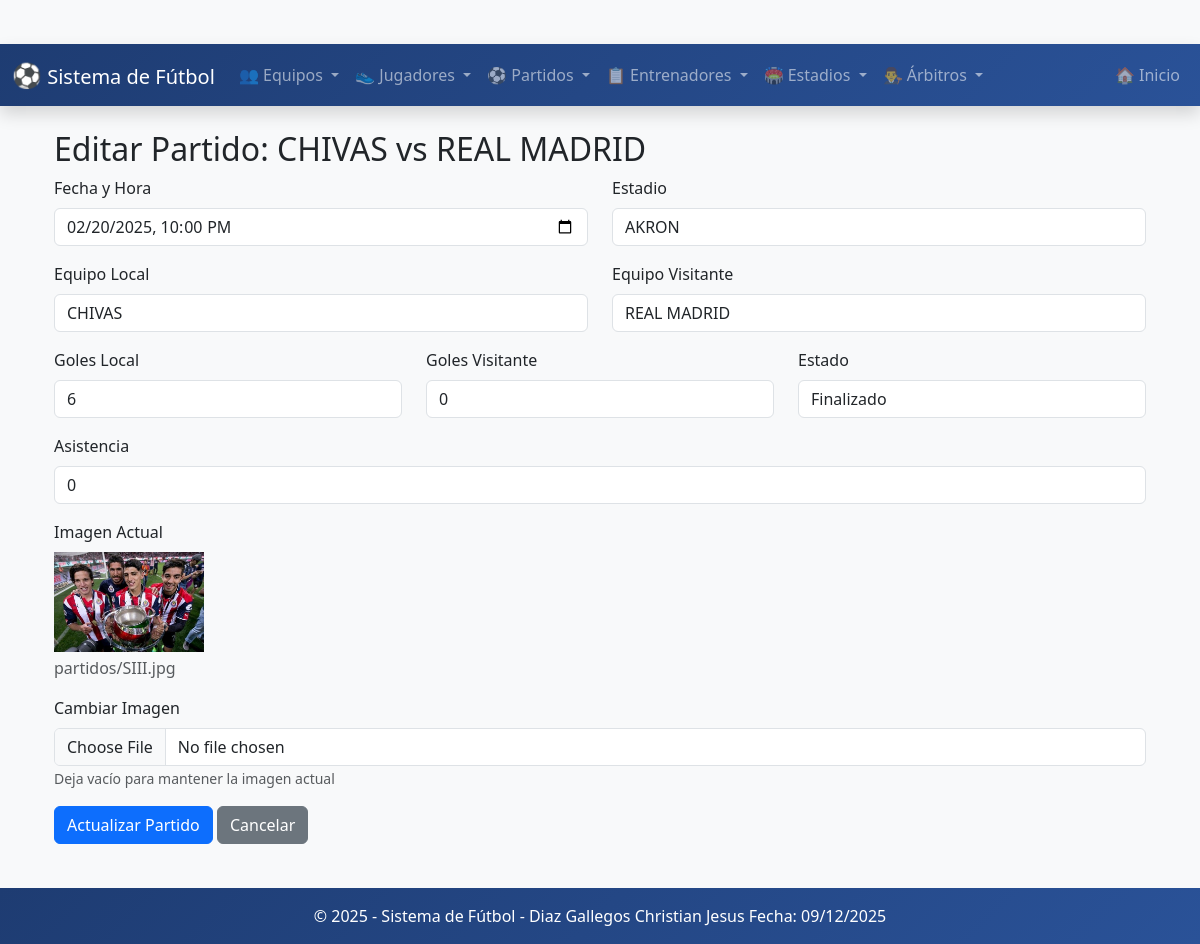
/partidos/actualizar/1/, run on the app's committed database.
### app_Futbol/models.py (models this page shows, shortened)
class Partido(models.Model):
    ESTADOS = [
        ('PEN', 'Pendiente'),
        ('JUG', 'Jugándose'),
        ('FIN', 'Finalizado'),
        ('SUS', 'Suspendido'),
    ]
    fecha = models.DateTimeField()
    estadio = models.ForeignKey(Estadio, on_delete=models.SET_NULL, null=True, related_name="partidos")
    equipo_local = models.ForeignKey(Equipo, on_delete=models.CASCADE, related_name="partidos_local")
    equipo_visitante = models.ForeignKey(Equipo, on_delete=models.CASCADE, related_name="partidos_visitante")
    goles_local = models.PositiveIntegerField(default=0)
    goles_visitante = models.PositiveIntegerField(default=0)
    estado = models.CharField(max_length=3, choices=ESTADOS, default='PEN')
    asistencia = models.PositiveIntegerField(default=0, blank=True, null=True)
    foto = models.ImageField(upload_to='partidos/', blank=True, null=True)  # ¡SIMPLIFICADO!

class Equipo(models.Model):
    nombre = models.CharField(max_length=100)
    ciudad = models.CharField(max_length=100)
    pais = models.CharField(max_length=100)
    fundacion = models.DateField()
    colores = models.CharField(max_length=100)
    presidente = models.CharField(max_length=100, blank=True, null=True)
    imagen = models.ImageField(upload_to='equipos/', blank=True, null=True)  # ¡SIMPLIFICADO!
    def __str__(self):
        return self.nombre

class Estadio(models.Model):
    nombre = models.CharField(max_length=100)
    ciudad = models.CharField(max_length=100)
    capacidad = models.PositiveIntegerField()
    año_inauguracion = models.PositiveIntegerField()
    direccion = models.TextField(blank=True, null=True)
    foto = models.ImageField(upload_to='estadios/', blank=True, null=True)  # ¡SIMPLIFICADO!
    equipo_local = models.OneToOneField(
        Equipo,
        on_delete=models.SET_NULL,
        related_name="sede_oficial",
        blank=True,
        null=True
    )

### app_Futbol/views.py (the view)
# urls.py: path('partidos/actualizar/<int:id>/', views.actualizar_partido, name='actualizar_partido'),
def actualizar_partido(request, id):
    partido = get_object_or_404(Partido, id=id)
    equipos = Equipo.objects.all()
    estadios = Estadio.objects.all()
    return render(request, 'partido/actualizar_partido.html', {
        'partido': partido,
        'equipos': equipos,
        'estadios': estadios
    })

### app_Futbol/templates/partido/actualizar_partido.html (shortened to what this page needs)
{% extends 'base.html' %}
{% block content %}
<div class="container">
    <h2>Editar Partido: {{ partido.equipo_local }} vs {{ partido.equipo_visitante }}</h2>
    <form method="POST" action="{% url 'realizar_actualizacion_partido' partido.id %}" enctype="multipart/form-data">
        <div class="row mb-3">
            <div class="col-md-6">
                <label class="form-label">Fecha y Hora</label>
                <input type="datetime-local" class="form-control" name="fecha"
                       value="{{ partido.fecha|date:'Y-m-d\TH:i' }}" required>
            </div>
            <div class="col-md-6">
                <label class="form-label">Estadio</label>
                <select class="form-control" name="estadio">
                    {% for estadio in estadios %}
                    <option value="{{ estadio.id }}" {% if partido.estadio.id == estadio.id %}selected{% endif %}>
                        {{ estadio.nombre }}
                    </option>
                    {% endfor %}
                </select>
            </div>
        </div>
        <div class="row mb-3">
            <div class="col-md-6">
                <label class="form-label">Equipo Local</label>
                <select class="form-control" name="equipo_local" required>
                    {% for equipo in equipos %}
                    <option value="{{ equipo.id }}" {% if partido.equipo_local.id == equipo.id %}selected{% endif %}>
                        {{ equipo.nombre }}
                    </option>
                    {% endfor %}
                </select>
            </div>
            <div class="col-md-6">
                <label class="form-label">Equipo Visitante</label>
                <select class="form-control" name="equipo_visitante" required>
                    {% for equipo in equipos %}
                    <option value="{{ equipo.id }}" {% if partido.equipo_visitante.id == equipo.id %}selected{% endif %}>
                        {{ equipo.nombre }}
                    </option>
                    {% endfor %}
                </select>
            </div>
        </div>
        <div class="row mb-3">
            <div class="col-md-4">
                <label class="form-label">Goles Local</label>
                <input type="number" class="form-control" name="goles_local" value="{{ partido.goles_local }}" min="0">
            </div>
            <div class="col-md-4">
                <label class="form-label">Goles Visitante</label>
                <input type="number" class="form-control" name="goles_visitante" value="{{ partido.goles_visitante }}" min="0">
            </div>
            <div class="col-md-4">
                <label class="form-label">Estado</label>
                <select class="form-control" name="estado">
                    <option value="FIN" {% if partido.estado == 'FIN' %}selected{% endif %}>Finalizado</option>
                </select>
            </div>
        </div>
        <div class="mb-3">
            <label class="form-label">Asistencia</label>
            <input type="number" class="form-control" name="asistencia" value="{{ partido.asistencia|default_if_none:0 }}" min="0">
        </div>
        <div class="mb-3">
            <label class="form-label">Imagen Actual</label>
            {% if partido.foto %}
            <div class="mb-2">
                <img src="{{ partido.foto.url }}" alt="Partido" style="max-height: 100px; width: auto;">
                <p class="text-muted mt-1">{{ partido.foto.name }}</p>
            </div>
            {% else %}
            <p class="text-muted">No hay imagen cargada</p>
            {% endif %}
        </div>
        <div class="mb-3">
            <label class="form-label">Cambiar Imagen</label>
            <input type="file" class="form-control" name="foto" accept="image/*">
            <small class="text-muted">Deja vacío para mantener la imagen actual</small>
        </div>
        <div class="mt-3">
            <button type="submit" class="btn btn-primary">Actualizar Partido</button>
            <a href="{% url 'ver_partidos' %}" class="btn btn-secondary">Cancelar</a>
        </div>
    </form>
</div>
{% endblock %}

### app_Futbol/templates/base.html (style rules this page uses)
body { background-color: #f8f9fa; padding-top: 20px; margin-bottom: 100px; }

### data on the page
Partido: equipo_local "CHIVAS", equipo_visitante "REAL MADRID", fecha "02/20/2025 22:00", estadio "AKRON", goles_local "6", goles_visitante "0", estado "Finalizado", asistencia "0", foto (picture), foto.name "partidos/SIII.jpg"
